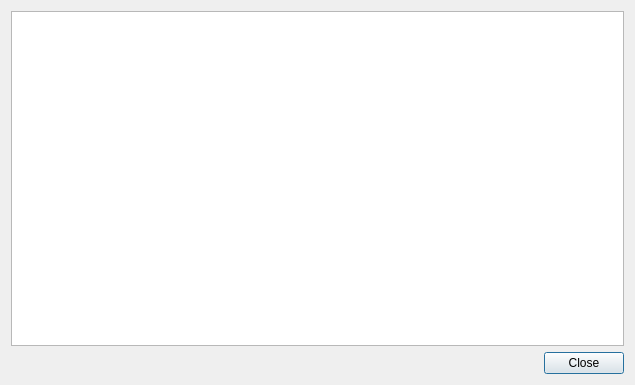
<?xml version="1.0" encoding="UTF-8"?>
<ui version="4.0">
 <class>TransactionDescDialog</class>
 <widget class="QDialog" name="TransactionDescDialog">
  <property name="geometry">
   <rect>
    <x>0</x>
    <y>0</y>
    <width>635</width>
    <height>385</height>
   </rect>
  </property>
  <property name="windowTitle">
   <string notr="true">Transaction details</string>
  </property>
  <layout class="QVBoxLayout" name="verticalLayout">
   <item>
    <widget class="QTextBrowser" name="detailText">
     <property name="toolTip">
      <string>This pane shows a detailed description of the transaction</string>
     </property>
     <property name="readOnly">
      <bool>true</bool>
     </property>
     <property name="openExternalLinks">
      <bool>true</bool>
     </property>
    </widget>
   </item>
   <item>
    <widget class="QDialogButtonBox" name="buttonBox">
     <property name="orientation">
      <enum>Qt::Horizontal</enum>
     </property>
     <property name="standardButtons">
      <set>QDialogButtonBox::Close</set>
     </property>
    </widget>
   </item>
  </layout>
 </widget>
 <resources/>
 <connections>
  <connection>
   <sender>buttonBox</sender>
   <signal>accepted()</signal>
   <receiver>TransactionDescDialog</receiver>
   <slot>accept()</slot>
   <hints>
    <hint type="sourcelabel">
     <x>20</x>
     <y>20</y>
    </hint>
    <hint type="destinationlabel">
     <x>20</x>
     <y>20</y>
    </hint>
   </hints>
  </connection>
  <connection>
   <sender>buttonBox</sender>
   <signal>rejected()</signal>
   <receiver>TransactionDescDialog</receiver>
   <slot>reject()</slot>
   <hints>
    <hint type="sourcelabel">
     <x>20</x>
     <y>20</y>
    </hint>
    <hint type="destinationlabel">
     <x>20</x>
     <y>20</y>
    </hint>
   </hints>
  </connection>
 </connections>
</ui>
